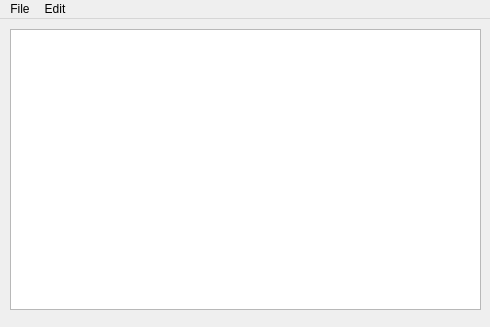
<?xml version="1.0" encoding="UTF-8"?>
<ui version="4.0">
 <class>TableWindow</class>
 <widget class="QMainWindow" name="TableWindow">
  <property name="windowModality">
   <enum>Qt::WindowModal</enum>
  </property>
  <property name="geometry">
   <rect>
    <x>0</x>
    <y>0</y>
    <width>490</width>
    <height>327</height>
   </rect>
  </property>
  <property name="windowTitle">
   <string>Лабораторная №4</string>
  </property>
  <widget class="QWidget" name="centralwidget">
   <widget class="QTableView" name="tableView">
    <property name="geometry">
     <rect>
      <x>10</x>
      <y>10</y>
      <width>471</width>
      <height>281</height>
     </rect>
    </property>
   </widget>
  </widget>
  <widget class="QMenuBar" name="menubar">
   <property name="geometry">
    <rect>
     <x>0</x>
     <y>0</y>
     <width>490</width>
     <height>25</height>
    </rect>
   </property>
   <widget class="QMenu" name="menuFile">
    <property name="title">
     <string>File</string>
    </property>
    <addaction name="actionConnect"/>
    <addaction name="actionChange_password"/>
    <addaction name="separator"/>
    <addaction name="actionExit"/>
   </widget>
   <widget class="QMenu" name="menuEdit">
    <property name="title">
     <string>Edit</string>
    </property>
    <addaction name="actionFind"/>
    <addaction name="actionAdd_new_user"/>
   </widget>
   <addaction name="menuFile"/>
   <addaction name="menuEdit"/>
  </widget>
  <action name="actionConnect">
   <property name="text">
    <string>Connect ...</string>
   </property>
  </action>
  <action name="actionChange_password">
   <property name="text">
    <string>Change password</string>
   </property>
  </action>
  <action name="actionExit">
   <property name="text">
    <string>Exit</string>
   </property>
  </action>
  <action name="actionFind">
   <property name="text">
    <string>Find ...</string>
   </property>
  </action>
  <action name="actionAdd_new_user">
   <property name="text">
    <string>Add new user</string>
   </property>
  </action>
 </widget>
 <resources/>
 <connections/>
</ui>
